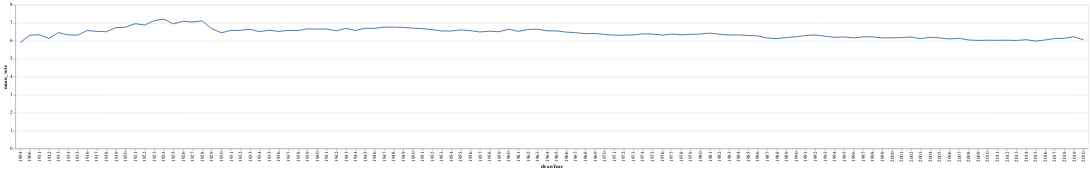

This figure's notebook cell:
### Markdown cell above
Now plot it. `O` is for ordinal data. `Q` is for quantitative.

### Code cell
alt.Chart(yearVRatingClean).mark_line().encode(x='cleanYear:O', y='mean_vote:Q')

### Figure 1 — Vega-Lite specification as saved in the notebook (floating-point values rounded to 4 significant figures)
{"config": {"view": {"continuousWidth": 400, "continuousHeight": 300}}, "data": {"name": "data-e75bdc8311715424320875c4a88e26e4"}, "mark": "line", "encoding": {"x": {"type": "ordinal", "field": "cleanYear"}, "y": {"type": "quantitative", "field": "mean_vote"}}, "$schema": "https://vega.github.io/schema/vega-lite/v4.8.1.json", "datasets": {"data-e75bdc8311715424320875c4a88e26e4": [{"mean_vote": 5.9, "cleanYear": 1894}, {"mean_vote": 6.3, "cleanYear": 1906}, {"mean_vote": 6.34, "cleanYear": 1911}, {"mean_vote": 6.12, "cleanYear": 1912}, {"mean_vote": 6.454, "cleanYear": 1913}, {"mean_vote": 6.323, "cleanYear": 1914}, {"mean_vote": 6.309, "cleanYear": 1915}, {"mean_vote": 6.569, "cleanYear": 1916}, {"mean_vote": 6.52, "cleanYear": 1917}, {"mean_vote": 6.5, "cleanYear": 1918}, {"mean_vote": 6.731, "cleanYear": 1919}, {"mean_vote": 6.754, "cleanYear": 1920}, {"mean_vote": 6.951, "cleanYear": 1921}, {"mean_vote": 6.869, "cleanYear": 1922}, {"mean_vote": 7.118, "cleanYear": 1923}, {"mean_vote": 7.202, "cleanYear": 1924}, {"mean_vote": 6.938, "cleanYear": 1925}, {"mean_vote": 7.08, "cleanYear": 1926}, {"mean_vote": 7.041, "cleanYear": 1927}, {"mean_vote": 7.105, "cleanYear": 1928}, {"mean_vote": 6.67, "cleanYear": 1929}, {"mean_vote": 6.442, "cleanYear": 1930}, {"mean_vote": 6.571, "cleanYear": 1931}, {"mean_vote": 6.578, "cleanYear": 1932}, {"mean_vote": 6.637, "cleanYear": 1933}, {"mean_vote": 6.504, "cleanYear": 1934}, {"mean_vote": 6.585, "cleanYear": 1935}, {"mean_vote": 6.515, "cleanYear": 1936}, {"mean_vote": 6.574, "cleanYear": 1937}, {"mean_vote": 6.567, "cleanYear": 1938}, {"mean_vote": 6.66, "cleanYear": 1939}, {"mean_vote": 6.642, "cleanYear": 1940}, {"mean_vote": 6.651, "cleanYear": 1941}, {"mean_vote": 6.554, "cleanYear": 1942}, {"mean_vote": 6.685, "cleanYear": 1943}, {"mean_vote": 6.572, "cleanYear": 1944}, {"mean_vote": 6.692, "cleanYear": 1945}, {"mean_vote": 6.685, "cleanYear": 1946}, {"mean_vote": 6.758, "cleanYear": 1947}, {"mean_vote": 6.757, "cleanYear": 1948}, {"mean_vote": 6.742, "cleanYear": 1949}, {"mean_vote": 6.697, "cleanYear": 1950}, {"mean_vote": 6.673, "cleanYear": 1951}, {"mean_vote": 6.619, "cleanYear": 1952}, {"mean_vote": 6.543, "cleanYear": 1953}, {"mean_vote": 6.54, "cleanYear": 1954}, {"mean_vote": 6.602, "cleanYear": 1955}, {"mean_vote": 6.557, "cleanYear": 1956}, {"mean_vote": 6.487, "cleanYear": 1957}, {"mean_vote": 6.533, "cleanYear": 1958}, {"mean_vote": 6.5, "cleanYear": 1959}, {"mean_vote": 6.642, "cleanYear": 1960}, {"mean_vote": 6.522, "cleanYear": 1961}, {"mean_vote": 6.624, "cleanYear": 1962}, {"mean_vote": 6.642, "cleanYear": 1963}, {"mean_vote": 6.55, "cleanYear": 1964}, {"mean_vote": 6.547, "cleanYear": 1965}, {"mean_vote": 6.478, "cleanYear": 1966}, {"mean_vote": 6.448, "cleanYear": 1967}, {"mean_vote": 6.391, "cleanYear": 1968}, {"mean_vote": 6.405, "cleanYear": 1969}, {"mean_vote": 6.348, "cleanYear": 1970}, {"mean_vote": 6.31, "cleanYear": 1971}, {"mean_vote": 6.31, "cleanYear": 1972}, {"mean_vote": 6.32, "cleanYear": 1973}, {"mean_vote": 6.382, "cleanYear": 1974}, {"mean_vote": 6.372, "cleanYear": 1975}, {"mean_vote": 6.312, "cleanYear": 1976}, {"mean_vote": 6.371, "cleanYear": 1977}, {"mean_vote": 6.328, "cleanYear": 1978}, {"mean_vote": 6.351, "cleanYear": 1979}, {"mean_vote": 6.37, "cleanYear": 1980}, {"mean_vote": 6.426, "cleanYear": 1981}, {"mean_vote": 6.359, "cleanYear": 1982}, {"mean_vote": 6.32, "cleanYear": 1983}, {"mean_vote": 6.326, "cleanYear": 1984}, {"mean_vote": 6.291, "cleanYear": 1985}, {"mean_vote": 6.268, "cleanYear": 1986}, {"mean_vote": 6.151, "cleanYear": 1987}, {"mean_vote": 6.119, "cleanYear": 1988}, {"mean_vote": 6.175, "cleanYear": 1989}, {"mean_vote": 6.22, "cleanYear": 1990}, {"mean_vote": 6.292, "cleanYear": 1991}, {"mean_vote": 6.322, "cleanYear": 1992}, {"mean_vote": 6.253, "cleanYear": 1993}, {"mean_vote": 6.19, "cleanYear": 1994}, {"mean_vote": 6.207, "cleanYear": 1995}, {"mean_vote": 6.162, "cleanYear": 1996}, {"mean_vote": 6.212, "cleanYear": 1997}, {"mean_vote": 6.215, "cleanYear": 1998}, {"mean_vote": 6.155, "cleanYear": 1999}, {"mean_vote": 6.16, "cleanYear": 2000}, {"mean_vote": 6.175, "cleanYear": 2001}, {"mean_vote": 6.207, "cleanYear": 2002}, {"mean_vote": 6.115, "cleanYear": 2003}, {"mean_vote": 6.191, "cleanYear": 2004}, {"mean_vote": 6.156, "cleanYear": 2005}, {"mean_vote": 6.097, "cleanYear": 2006}, {"mean_vote": 6.134, "cleanYear": 2007}, {"mean_vote": 6.042, "cleanYear": 2008}, {"mean_vote": 6.016, "cleanYear": 2009}, {"mean_vote": 6.029, "cleanYear": 2010}, {"mean_vote": 6.022, "cleanYear": 2011}, {"mean_vote": 6.028, "cleanYear": 2012}, {"mean_vote": 6.014, "cleanYear": 2013}, {"mean_vote": 6.055, "cleanYear": 2014}, {"mean_vote": 5.981, "cleanYear": 2015}, {"mean_vote": 6.04, "cleanYear": 2016}, {"mean_vote": 6.123, "cleanYear": 2017}, {"mean_vote": 6.134, "cleanYear": 2018}, {"mean_vote": 6.222, "cleanYear": 2019}, {"mean_vote": 6.048, "cleanYear": 2020}]}}
